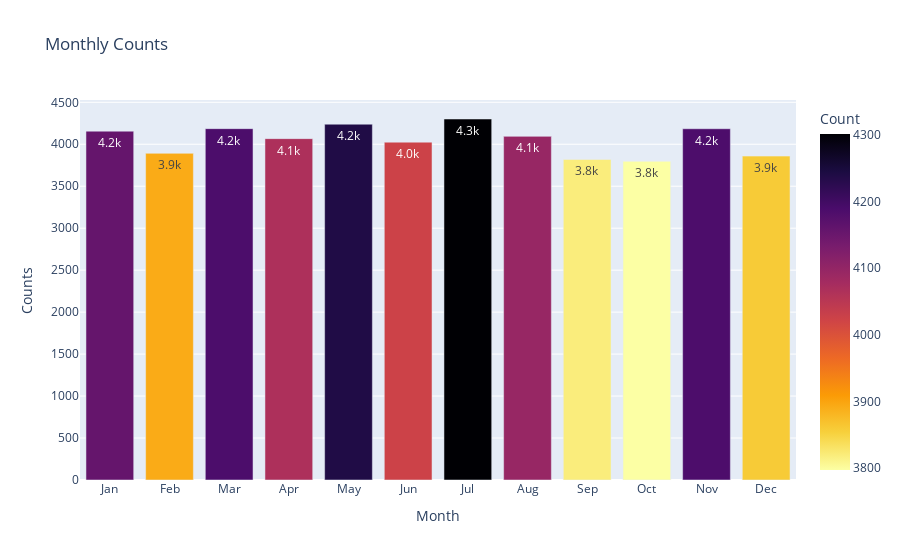

The notebook cell saved with this chart:
### Code cell
trace = px.bar(monthly_order,
    x='date_time',
    y='count',
    text_auto='.2s',
    color='count',
    color_continuous_scale='inferno_r',
    title='Monthly Counts',
    labels={'date_time':'Month', 'count':'Counts'}
)
trace.update_layout(coloraxis_colorbar=dict(title='Count'))
trace

### Figure 1 — Plotly figure (JSON) as saved in the notebook; plotly's stock layout.template omitted (floating-point values rounded to 4 significant figures)
{"data": [{"alignmentgroup": "True", "hovertemplate": "Month=%{x}<br>Counts=%{marker.color}<extra></extra>", "legendgroup": "", "marker": {"color": [4156, 3892, 4186, 4067, 4239, 4025, 4301, 4094, 3819, 3797, 4185, 3859], "coloraxis": "coloraxis", "pattern": {"shape": ""}}, "name": "", "offsetgroup": "", "orientation": "v", "showlegend": false, "textposition": "auto", "texttemplate": "%{y:.2s}", "type": "bar", "x": ["Jan", "Feb", "Mar", "Apr", "May", "Jun", "Jul", "Aug", "Sep", "Oct", "Nov", "Dec"], "xaxis": "x", "y": [4156, 3892, 4186, 4067, 4239, 4025, 4301, 4094, 3819, 3797, 4185, 3859], "yaxis": "y"}], "layout": {"barmode": "relative", "coloraxis": {"colorbar": {"title": {"text": "Count"}}, "colorscale": [[0, "#fcffa4"], [0.1111, "#f7d13d"], [0.2222, "#fb9b06"], [0.3333, "#ed6925"], [0.4444, "#cf4446"], [0.5556, "#a52c60"], [0.6667, "#781c6d"], [0.7778, "#4a0c6b"], [0.8889, "#1b0c41"], [1, "#000004"]]}, "legend": {"tracegroupgap": 0}, "title": {"text": "Monthly Counts"}, "xaxis": {"anchor": "y", "domain": [0, 1], "title": {"text": "Month"}}, "yaxis": {"anchor": "x", "domain": [0, 1], "title": {"text": "Counts"}}}}
